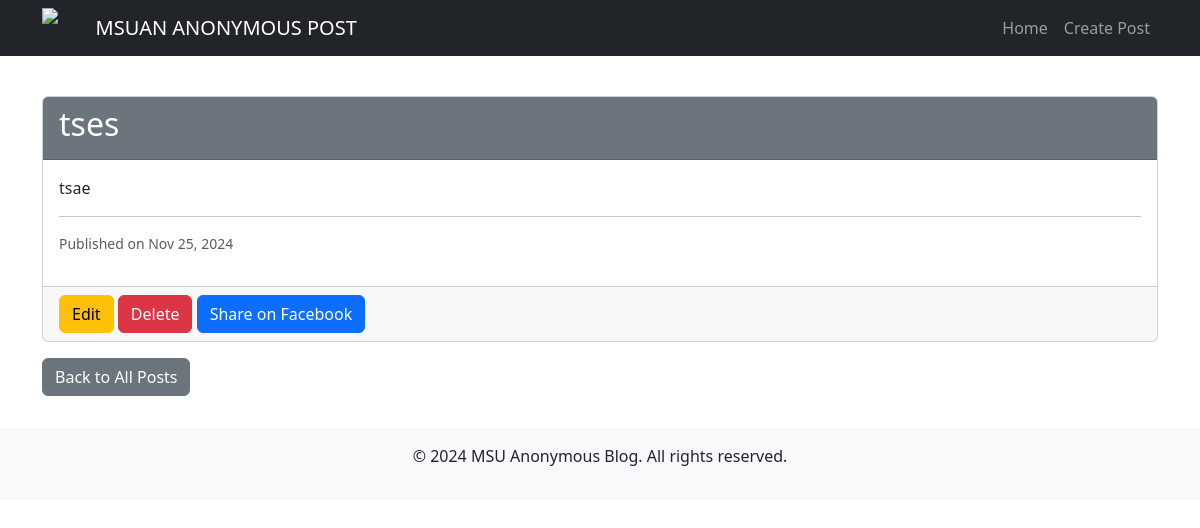
Page /post/6/ on the committed database.
### blog/models.py (models this page shows, shortened)
class Post(models.Model):
    title = models.CharField(max_length=200)
    content = models.TextField()
    created_at = models.DateTimeField(auto_now_add=True)
    updated_at = models.DateTimeField(auto_now=True)

### blog/views.py (the view)
# urls.py: path('post/<int:pk>/', post_detail, name='post_detail'),
def post_detail(request, pk):
    post = get_object_or_404(Post, pk=pk)
    return render(request, 'blog/post_detail.html', {'post': post})

### blog/templates/blog/post_detail.html (shortened to what this page needs)
{% extends 'blog/base.html' %}
{% block content %}
<div class="card mt-4">
    <div class="card-header bg-secondary text-white">
        <h2>{{ post.title }}</h2>
    </div>
    <div class="card-body">
        <p>{{ post.content }}</p>
        <hr>
        <p class="text-muted small">Published on {{ post.created_at|date:"M d, Y" }}</p>
    </div>
    <div class="card-footer">
        <a href="{% url 'post_edit' post.pk %}" class="btn btn-warning">Edit</a>
        <form action="{% url 'post_delete' post.pk %}" method="POST" class="d-inline">
            <button type="submit" class="btn btn-danger">Delete</button>
        </form>
        <a href="https://www.facebook.com/sharer/sharer.php?u={{ request.build_absolute_uri }}"
        target="_blank" class="btn btn-primary">
         Share on Facebook
     </a>
    </div>
</div>
<a href="{% url 'post_list' %}" class="btn btn-secondary mt-3">Back to All Posts</a>
{% endblock %}

### blog/templates/blog/base.html (style rules this page uses)
body { padding-top: 4.5rem; }

### rows in the picture
Post: title "tses", content "tsae", created_at "Nov 25, 2024"
